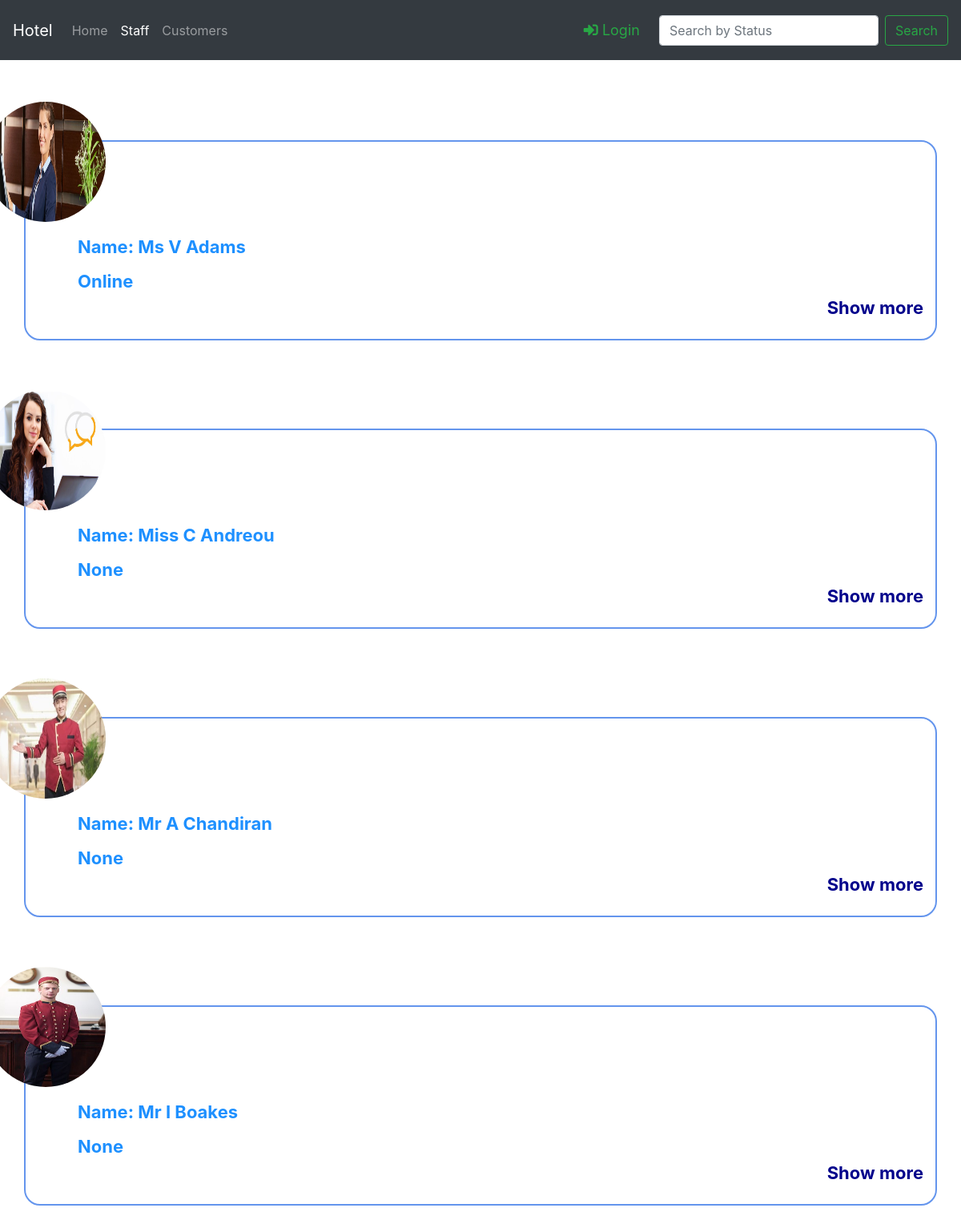
The app's page /staff/Guest Services/ with its own data.
### Staff/models.py (models this page shows, shortened)
class Employee(models.Model):
    Name = models.CharField(max_length=30)
    Email = models.EmailField(max_length=100)
    profile_pic = models.FileField(null=True)
    status = models.CharField(max_length=20, default='Status')
    time = models.TimeField(default=timezone.now())
    Phone = models.CharField(max_length=14)
    Address = models.CharField(max_length=100, default='7 Address Hotel')
    Staff_name = models.ForeignKey(Staff, on_delete=models.CASCADE)

### Staff/views.py (the view)
# urls.py: path('<staff_name>/', views.Staff_list, name='Staff_list'),
def Staff_list(request, staff_name):
    employees = Employee.objects.all()
    employees = employees.filter(Staff_name__Name=staff_name)
    query = request.GET.get("q", None)
    if query is not None:
        employees = employees.filter(status__startswith=query)
    if request.method == "POST" and request.user.is_authenticated:
        employee = request.POST.get('employee_name')
        employee_status = request.POST.get('employee_status')
        employee = get_object_or_404(Employee, Name=employee)
        employee.status = employee_status
        employee.save()
    context = {
        "staff_team": employees,
        "staff_name": staff_name,
     }
    return render(request, 'Staff/Staff_list.html', context)

### Staff/templates/Staff/Staff_list.html (shortened to what this page needs)
{% extends 'Staff/base.html' %}
{% block staticfiles %}
    {% load staticfiles %}
    <link rel="stylesheet" type="text/css" href="{% static 'Staff/Staff_List.css' %}">
{% endblock %}
{% block search_input %}
    <form class="form-inline my-2 my-lg-0" method="get" action="">
      <input class="form-control mr-sm-2" type="search" placeholder="Search by Status" name="q" value="{{ request.Get.q }}">
      <button class="btn btn-outline-success my-2 my-sm-0" type="submit">Search</button>
    </form>
{% endblock %}
{% block body %}
    <div class="container">
        <div class="row">
            {% for employee in staff_team %}
                <div class="content col-12">
                    <img class="img-responsive" src="{{ employee.profile_pic.url }}">
                    <div class="details ">
                        <span>Name: {{ employee.Name }}</span>
                        {% if request.user.is_authenticated  and not user.is_superuser%}
                            <form class="form-group" method="post" action="">
                              {% csrf_token %}
                              <input hidden name="employee_name" value="{{ employee.Name }}">
                              <select name="employee_status" class="form-control" id="sel1">
                                <option hidden >{{ employee.status }}</option>
                                <option>Online</option>
                                <option>Offline</option>
                              </select>
                              <button type="submit" class="btn btn-primary">Save</button>
                            </form>
                            <div class="clear-fix"></div>
                        {% else %}
                             <span>{{ employee.status }}</span>
                        {% endif %}
                        <a  class="link">Show more</a>
                    </div>
                </div>
            {% endfor %}
        </div>
    </div>
{% endblock %}

### Staff/static/Staff/Staff_list.css (style rules this page uses)
.content { border: 2px solid cornflowerblue; border-radius: 20px; display: block; margin:50px auto; margin-top:60px; padding: 15px; position: relative; min-height: 250px; }
.content:first-of-type { margin-top:100px; }
.content .img-responsive { position: absolute; top: -50px; left: -50px; width:150px; height: 150px; border-radius: 50%; }
.content .details { margin-top: 100px; margin-left:50px; font-size: 22px; font-weight: bold; }
.content .details span { margin-top: 10px; display: block; color:dodgerblue; }
.content .details a { float: right; color:darkblue; cursor: pointer; }

### records on screen
Employee: profile_pic (picture), Name "Ms V Adams", status "Online"
Employee: profile_pic (picture), Name "Miss C Andreou", status "None"
Employee: profile_pic (picture), Name "Mr A Chandiran", status "None"
Employee: profile_pic (picture), Name "Mr I Boakes", status "None"
